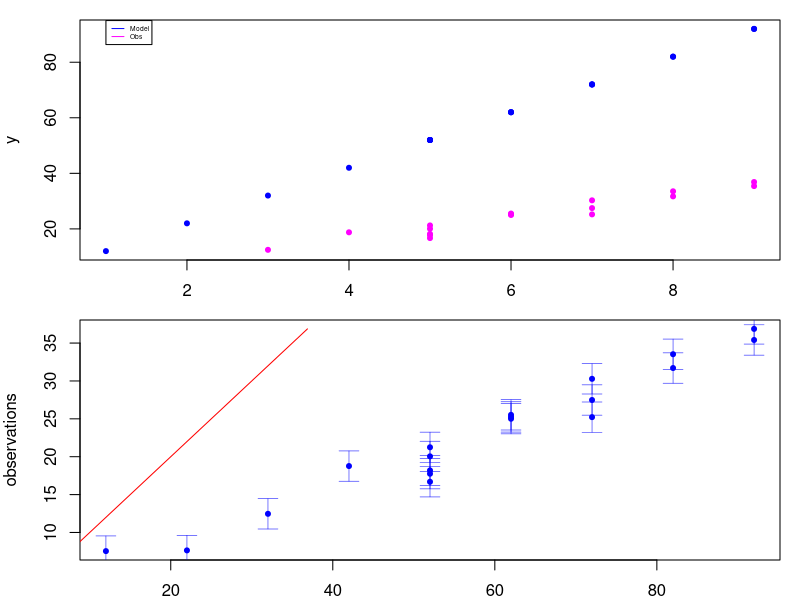
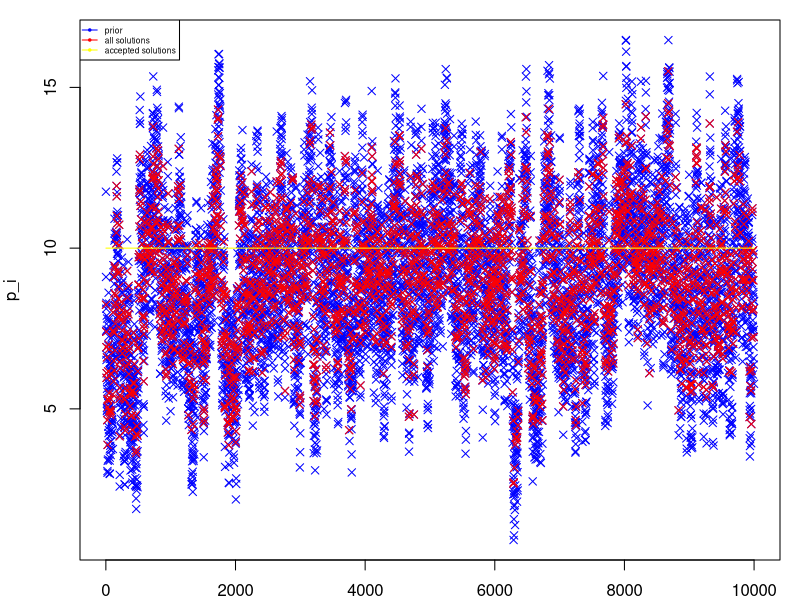
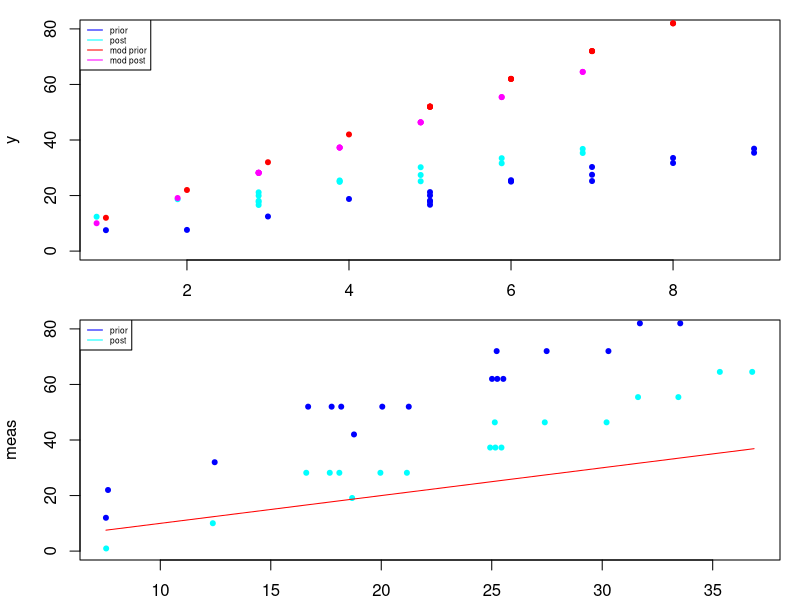
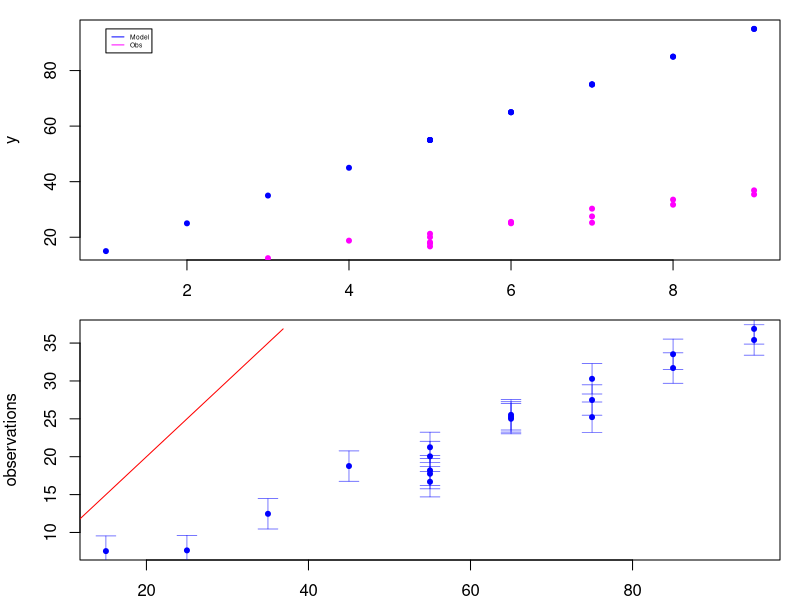
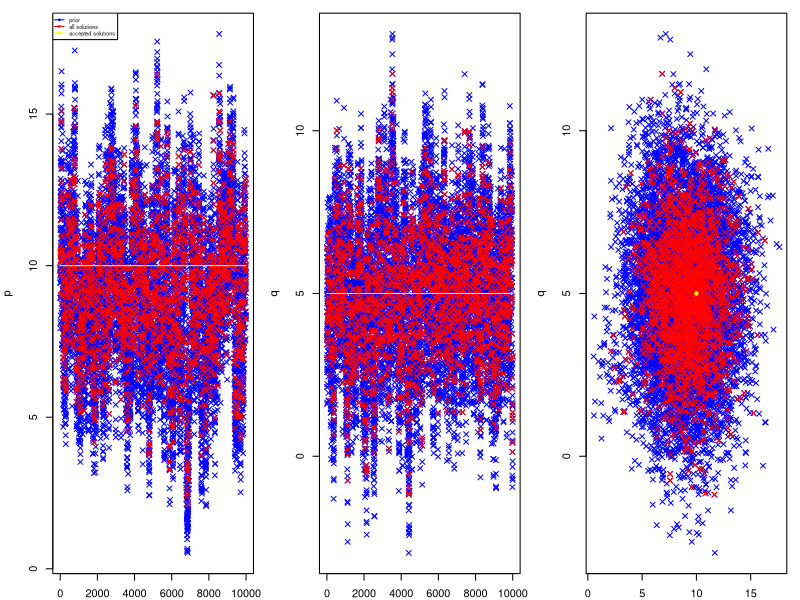
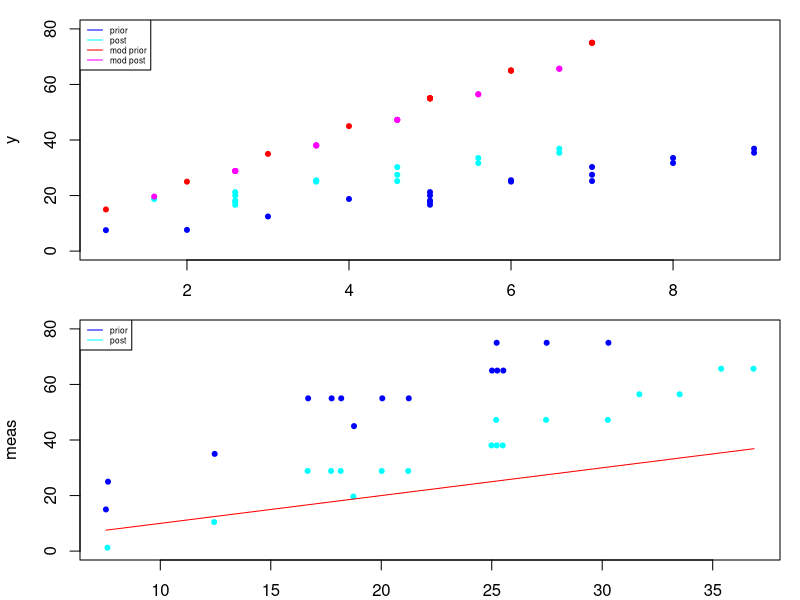

The R source for these figures, in order:
## ---- chunk 1
require(lubridate)
#require(tidyverse)
require(purrr)
## ---- chunk 2
x = c(5,6,7,8,9,7,5,4,3,2,1,5,6,5,6,5,7,8,9)
x_err = 2
## ---- chunk 3
p = 10
p_err = 2
## ---- chunk 4
y_obs = x*3.6 + 2 + rnorm(length(x),0,2)
y_obs_err = 2
## ---- chunk 5
test_model = function(x,p){ 
  return(x*p+2)
}
model_err = 2
## ---- chunk 6
# Create a function to compare a model and observations
compare_obs_model = function(obs,obs_err,model){
  par(mar=c(2,4,1,1)) # set plotting margins
  par(mfrow=c(2,1))
  # First, let's plot both observations and model of y
  plot(x,model,ylab="y",pch=20,col="blue")
  points(x,obs,ylab="y",pch=20,col="magenta")
  legend(1, 95, legend=c("Model", "Obs"),
       col=c("blue", "magenta"), lty=1, cex=0.4)
  # Now we'll plot a 1:1 plot
  plot(model,obs,ylab="observations",xlab="model",pch=20,col="blue")
  lines(obs,obs,col="red")
  # R has no built in error bars, but we can approximate them with arrows to show the uncertainty in our observations
  arrows(x0=model, y0=obs-obs_err, x1=model, y1=obs+obs_err, code=3, col="blue", lwd=0.5, angle=90, length=0.1, )
  # We'll also print the root mean squared error
  rmse = (sum((obs-model)**2)/length(obs))**0.5
  print(paste0("RMSE: ",rmse))
}

# Run and check the model
y_mod = test_model(x,p)
compare_obs_model(y_obs,y_obs_err,y_mod)
## ---- chunk 7
# Set parameters of the MCMC
step_length = 1 # This designates the length of the "step" in the random walk MCMC
n_iterations = 10000 # How many "steps" we will take

# Starting point for the MCMC: The first step begins at our initial estimates. We will overwrite these variables each time we accept a solution.
prev_x = x
prev_y = y_obs
prev_p = p
prev_y_mod = test_model(x,p)

# Create space for the results of the MCMC
x_i = matrix(nrow=n_iterations,ncol=length(x),-1) # Values of x at each iteration
y_est_i = matrix(nrow=n_iterations,ncol=length(y_obs),-1) # Values of y at each iteration
y_mod_i = matrix(nrow=n_iterations,ncol=length(y_obs),-1) # Modelled values of y at each iteration
p_i = matrix(nrow=n_iterations,ncol=1,-1) # Values of p at each iteration
accepted = matrix(nrow=n_iterations,ncol=1,-1) # Signify if iteration accepted or not; 1 = accepted, 0 = not accepted, -1 = initial value (shows us if iteration was run)

# Function to find the probability that x belongs to a specified Gaussian distribution
gaussian_prob = function(x,m=0,s=1){
  res = exp( -0.5 * ((x-m)/s)**2 )
  if (length(res)>1){ # For vectors, return just one result 
    res = mean(res)
  }
  return(res)
}
## ---- chunk 8
# Run the MCMC
for (n in 1:n_iterations){
  accept = 0
  
  # The first step of each iteration is to perturb the estimates of x, y and p according to the step size and their uncertainty
  x_i[n,] = prev_x + x_err*runif(1,-1,1)*step_length
  y_est_i[n,] = prev_y + y_obs_err*runif(1,-1,1)*step_length
  p_i[n] = prev_p + p_err*runif(1,-1,1)*step_length
  
  # Next, we decide if we "accept" the new values of x, y and p. This is done like rolling a dice, according to the Metropolis-Hastings rule. We generate a random number between 0 and 1. If the ratio of the probability of y_i to the probability of y_prev is larger than the random number, we accept the values. Similarly for x and p.
  current_prob_x = gaussian_prob(x_i[n,],x,x_err)
  prev_prob_x = gaussian_prob(prev_x,x,x_err)
  if (runif(1,0,1)<current_prob_x/prev_prob_x){accept= accept + 1}
  current_prob_y = gaussian_prob(y_est_i[n,],y_obs,y_obs_err)
  prev_prob_y = gaussian_prob(prev_y,y_obs,y_obs_err)
  if (runif(1,0,1)<current_prob_y/prev_prob_y){accept= accept + 1}
  current_prob_p = gaussian_prob(p_i[n],p,p_err)
  prev_prob_p = gaussian_prob(prev_p,p,p_err)
  if (runif(1,0,1)<current_prob_p/prev_prob_p){accept= accept + 1}
  # If all three new input datasets/values were accepted, accept is == 3
  
  # If all the new values were accepted, we run the model. We don't do this in every iteration, because running the model is usually the most computationally expensive part of the MCMC (not in this case, it is a tiny model).
  if (accept==3){
    y_mod_i[n,] = test_model(x_i[n,],p_i[n])
    # Test agreement between the modelled results and the estimation of y in this iteration
    current_prob_m = gaussian_prob(y_mod_i[n,],y_est_i[n,],model_err)
    prev_prob_m = gaussian_prob(prev_y_mod,y_est_i[n,],model_err)
    if (runif(1,0,1)<current_prob_m/prev_prob_m){accept= accept + 1}
  }
  
  # Now we have completed the calculations of this iteration of the MCMC
  # If x, p, y and the model results were accepted, we use these values as the starting point of the next iteration
  if (accept==4){
    accepted[n] = 1
    prev_x = x_i[n,]
    prev_y = y_est_i[n,]
    prev_p = p_i[n]
    prev_y_mod = y_mod_i[n,]
  } else {
    accepted[n] = 0
  }
}

# Check the MCMC ran correctly
print(paste0(n_iterations," iterations were run"))
print(paste0(sum(accepted==-1)," iterations did not run correctly"))
print(paste0(sum(accepted==1)," iterations were accepted"))
print(paste0(sum(accepted==1)/n_iterations*100,"% of iterations were accepted"))
## ---- chunk 9
par(mfrow=c(1,1))
plot(1:n_iterations,p_i,pch=4,col="blue")
points((1:n_iterations)[accepted==1],p_i[accepted==1],pch=4,col="red")
lines(1:n_iterations,rep(p,n_iterations),col="yellow") # Plot prior p also
legend("topleft", legend=c("prior","all solutions","accepted solutions"),col=c("blue", "red","yellow"), lty=1, cex=0.5, pch=20)
p_post = c(mean(p_i[accepted==1]),sd(p_i[accepted==1]))
print(paste0("Posterior value of p: p = ",round(p_post[1],2)," +/- ",round(p_post[2],2)))
## ---- chunk 10
# We will set the intercept to 2, the same as in the MCMC
lm_fit = lm((y_obs-2) ~ 0 + x)
summary(lm_fit)
## ---- chunk 11
x_post = apply(x_i[accepted==1,],2,mean) # use "apply" to apply the function "mean" to each column (2 = by column, 1 = by row) 
x_post_sd = apply(x_i[accepted==1,],2,sd)
y_post = apply(y_est_i[accepted==1,],2,mean) 
y_post_sd = apply(y_est_i[accepted==1,],2,sd)
y_mod_post = test_model(x_post,p_post[1])

compare_post_prior = function(x,y_obs,y_mod,x_post,y_post,y_mod_post){
  par(mar=c(2,4,1,1)) # set plotting margins
  par(mfrow=c(2,1))
  # First, plot x vs y, prior and post
  plot(x,y_obs,xlab="x",ylab="y",pch=20,lty=1,col="blue",ylim=c(0,80))
  points(x_post,y_post,pch=20,col="cyan")
  points(x,y_mod,pch=20,col="red")
  points(x_post,y_mod_post,pch=20,col="magenta")
  legend("topleft", legend=c("prior","post","mod prior","mod post"),
       col=c("blue", "cyan","red", "magenta"), lty=1, cex=0.5)
  # Now we'll plot a 1:1 plot
  plot(y_obs,y_mod,ylab="meas",xlab="model",pch=20,col="blue",ylim=c(0,80))
  points(y_post,y_mod_post,pch=20,col="cyan")
  lines(y_obs,y_obs,col="red")
  legend("topleft", legend=c("prior","post"),col=c("blue", "cyan"), lty=1, cex=0.5)
  # We'll also print the root mean squared error
  rmse = (sum((y_obs-y_mod)**2)/length(y_obs))**0.5
  print(paste0("RMSE prior: ",rmse))
  rmse = (sum((y_post-y_mod_post)**2)/length(y_post))**0.5
  print(paste0("RMSE posterior: ",rmse))
}
compare_post_prior(x,y_obs,y_mod,x_post,y_post,y_mod_post)
## ---- chunk 12
q = 5
q_err = 2
## ---- chunk 13
test_model_2 = function(x,p,q){ 
  return(x*p+q)
}
model_err = 2
## ---- chunk 14
y_mod = test_model_2(x,p,q)
compare_obs_model(y_obs,y_obs_err,y_mod)
## ---- chunk 15
prev_x = x
prev_y = y_obs
prev_p = p
prev_q = q
prev_y_mod = test_model_2(x,p,q)

# Create space for the results of the MCMC
x_i = matrix(nrow=n_iterations,ncol=length(x),-1) # Values of x at each iteration
y_est_i = matrix(nrow=n_iterations,ncol=length(y_obs),-1) # Values of y at each iteration
y_mod_i = matrix(nrow=n_iterations,ncol=length(y_obs),-1) # Modelled values of y at each iteration
p_i = matrix(nrow=n_iterations,ncol=1,-1) # Values of p at each iteration
q_i = matrix(nrow=n_iterations,ncol=1,-1) # Values of p at each iteration
accepted = matrix(nrow=n_iterations,ncol=1,-1) # Signify if iteration accepted or not; 1 = accepted, 0 = not accepted, -1 = initial value (shows us if iteration was run)
## ---- chunk 16
# Run the MCMC
for (n in 1:n_iterations){
  accept = 0
  
  # "Step" the parameters
  x_i[n,] = prev_x + x_err*runif(1,-1,1)*step_length
  y_est_i[n,] = prev_y + y_obs_err*runif(1,-1,1)*step_length
  p_i[n] = prev_p + p_err*runif(1,-1,1)*step_length
  q_i[n] = prev_q + q_err*runif(1,-1,1)*step_length
  
  # Decide if we "accept" the new values of x, y and p, q
  current_prob_x = gaussian_prob(x_i[n,],x,x_err)
  prev_prob_x = gaussian_prob(prev_x,x,x_err)
  if (runif(1,0,1)<current_prob_x/prev_prob_x){accept= accept + 1}
  current_prob_y = gaussian_prob(y_est_i[n,],y_obs,y_obs_err)
  prev_prob_y = gaussian_prob(prev_y,y_obs,y_obs_err)
  if (runif(1,0,1)<current_prob_y/prev_prob_y){accept= accept + 1}
  current_prob_p = gaussian_prob(p_i[n],p,p_err)
  prev_prob_p = gaussian_prob(prev_p,p,p_err)
  if (runif(1,0,1)<current_prob_p/prev_prob_p){accept= accept + 1}
  current_prob_q = gaussian_prob(q_i[n],q,q_err)
  prev_prob_q = gaussian_prob(prev_q,q,q_err)
  if (runif(1,0,1)<current_prob_q/prev_prob_q){accept= accept + 1}
  # If all three new input datasets/values were accepted, accept is == 4
  
  # If all the new values were accepted, run the model
  if (accept==4){
    y_mod_i[n,] = test_model_2(x_i[n,],p_i[n],q_i[n])
    # Test agreement between the modelled results and the estimation of y in this iteration
    current_prob_m = gaussian_prob(y_mod_i[n,],y_est_i[n,],model_err)
    prev_prob_m = gaussian_prob(prev_y_mod,y_est_i[n,],model_err)
    if (runif(1,0,1)<current_prob_m/prev_prob_m){accept= accept + 1}
  }
  
  # Now we have completed the calculations of this iteration of the MCMC
  # If x, p, y and the model results were accepted, we use these values as the starting point of the next iteration
  if (accept==5){
    accepted[n] = 1
    prev_x = x_i[n,]
    prev_y = y_est_i[n,]
    prev_p = p_i[n]
    prev_q = q_i[n]
    prev_y_mod = y_mod_i[n,]
  } else {
    accepted[n] = 0
  }
}

# Check the MCMC ran correctly
print(paste0(n_iterations," iterations were run"))
print(paste0(sum(accepted==-1)," iterations did not run correctly"))
print(paste0(sum(accepted==1)," iterations were accepted"))
print(paste0(sum(accepted==1)/n_iterations*100,"% of iterations were accepted"))
## ---- chunk 17
par(mfrow=c(1,3))
plot(1:n_iterations,p_i,pch=4,col="blue",ylab="p")
points((1:n_iterations)[accepted==1],p_i[accepted==1],pch=4,col="red")
lines(1:n_iterations,rep(p,n_iterations),col="yellow") # Plot prior p also
legend("topleft", legend=c("prior","all solutions","accepted solutions"),col=c("blue", "red","yellow"), lty=1, cex=0.5, pch=20)
plot(1:n_iterations,q_i,pch=4,col="blue",ylab="q")
points((1:n_iterations)[accepted==1],q_i[accepted==1],pch=4,col="red")
lines(1:n_iterations,rep(q,n_iterations),col="yellow") # Plot prior q also
plot(p_i,q_i,pch=4,col="blue",xlab="p",ylab="q")
points(p_i[accepted==1],q_i[accepted==1],pch=4,col="red")
points(p,q,pch=20,col="yellow")

p_post = c(mean(p_i[accepted==1]),sd(p_i[accepted==1]))
print(paste0("Posterior value of p: p = ",round(p_post[1],2)," +/- ",round(p_post[2],2)))
q_post = c(mean(q_i[accepted==1]),sd(q_i[accepted==1]))
print(paste0("Posterior value of q: q = ",round(q_post[1],2)," +/- ",round(q_post[2],2)))
print(paste0("p-q: Pearson correlation coefficient of  ",round(cor(p_i[accepted==1],q_i[accepted==1]),2)))
## ---- chunk 18
x_post = apply(x_i[accepted==1,],2,mean) # use "apply" to apply the function "mean" to each column (2 = by column, 1 = by row) 
x_post_sd = apply(x_i[accepted==1,],2,sd)
y_post = apply(y_est_i[accepted==1,],2,mean) 
y_post_sd = apply(y_est_i[accepted==1,],2,sd)
y_mod_post = test_model_2(x_post,p_post[1],q_post[1])

compare_post_prior(x,y_obs,y_mod,x_post,y_post,y_mod_post)
